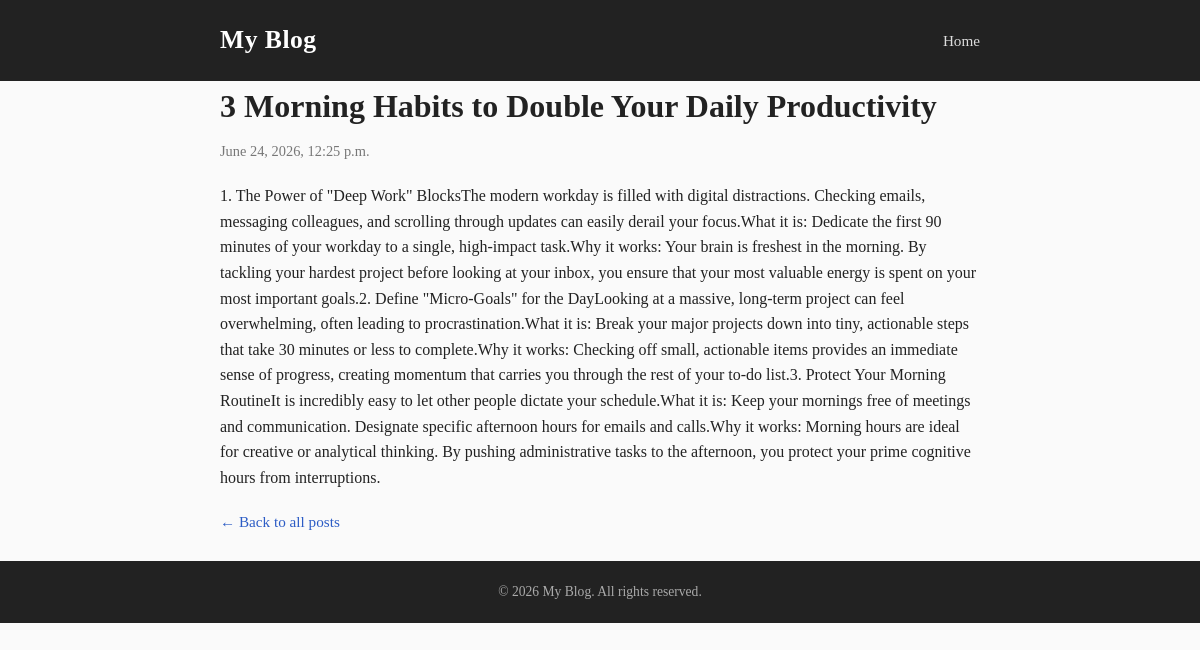
Page /viewer/3 on the committed database.
### blog/models.py (models this page shows)
class data (models.Model):
    title = models.CharField(100)
    body = models.TextField()
    date = models.DateTimeField(auto_now_add=True)

### blog/views.py (the view)
# urls.py: urlpatterns = [path("",views.home,name=""),path("viewer/<int:post>",views.show,name="viewer"),path("new",views.new,name="new"),path("delete/<int:bi>",views.delete,name="delete")]
def show(req,post):
    dat = con.get(id=post)
    return render(req,"viewer.html",{"dat":dat})

### template/viewer.html (shortened to what this page needs)
{% load static %}
<!DOCTYPE html>
<html lang="en">
<head>
   <link rel="stylesheet" href='{% static "style.css" %} '/>
</head>
<body>
  <header>
    <div class="container">
      <div class="site-title">
        <a href="/">My Blog</a>
      </div>
      <nav>
        <ul>
          <li><a href="/">Home</a></li>
        </ul>
      </nav>
    </div>
  </header>
  <main class="container">
    <article class="post-full">
      <h1 class="post-title">{{dat.title}}</h1>
      <p class="post-meta">{{dat.date}}</p>
      <p>{{dat.body|linebreaksbr}}</p>
      <a class="back-link" href="/">&larr; Back to all posts</a>
    </article>
  </main>
  <footer>
    <p>&copy; 2026 My Blog. All rights reserved.</p>
  </footer>
</body>
</html>

### static/style.css (style rules this page uses)
* { margin: 0; padding: 0; box-sizing: border-box; }
body { font-family: Georgia, "Times New Roman", serif; background-color: #fafafa; color: #222; line-height: 1.6; }
a { text-decoration: none; color: #2c5cc5; }
.container { max-width: 800px; margin: 0 auto; padding: 0 20px; }
header { background-color: #222; padding: 20px 0; }
header .container { display: flex; justify-content: space-between; align-items: center; flex-wrap: wrap; }
.site-title a { color: #fff; font-size: 1.6rem; font-weight: bold; letter-spacing: 0.5px; }
nav ul { list-style: none; display: flex; gap: 20px; }
nav a { color: #ddd; font-size: 0.95rem; }
main { padding: 40px 0; min-height: 60vh; }
.post-full .post-title { font-size: 2rem; margin-bottom: 8px; }
.post-full .post-meta { font-size: 0.9rem; color: #777; margin-bottom: 20px; }
.back-link { display: inline-block; margin-top: 20px; font-size: 0.95rem; }
footer { background-color: #222; color: #aaa; text-align: center; padding: 20px 0; font-size: 0.85rem; }

### rows in the picture
data: title "3 Morning Habits to Double Your Daily Productivity", date "June 24, 2026, 12:25 p.m.", body "1. The Power of \"Deep Work\" BlocksThe modern workday is filled with digital distractions. Checking emails, messaging colleagues, and scrolling through updates can easily derail your focus.What it is: Dedicate the first 90 minutes of your workday to a single, high-impact task.Why it works: Your brain is freshest in the morning. By tackling your hardest project before looking at your inbox, you ensure that your most valuable energy is spent on your most important goals.2. Define \"Micro-Goals\" for the DayLooking at a massive, long-term project can feel overwhelming, often leading to procrastination.What it is: Break your major projects down into tiny, actionable steps that take 30 minutes or…"
